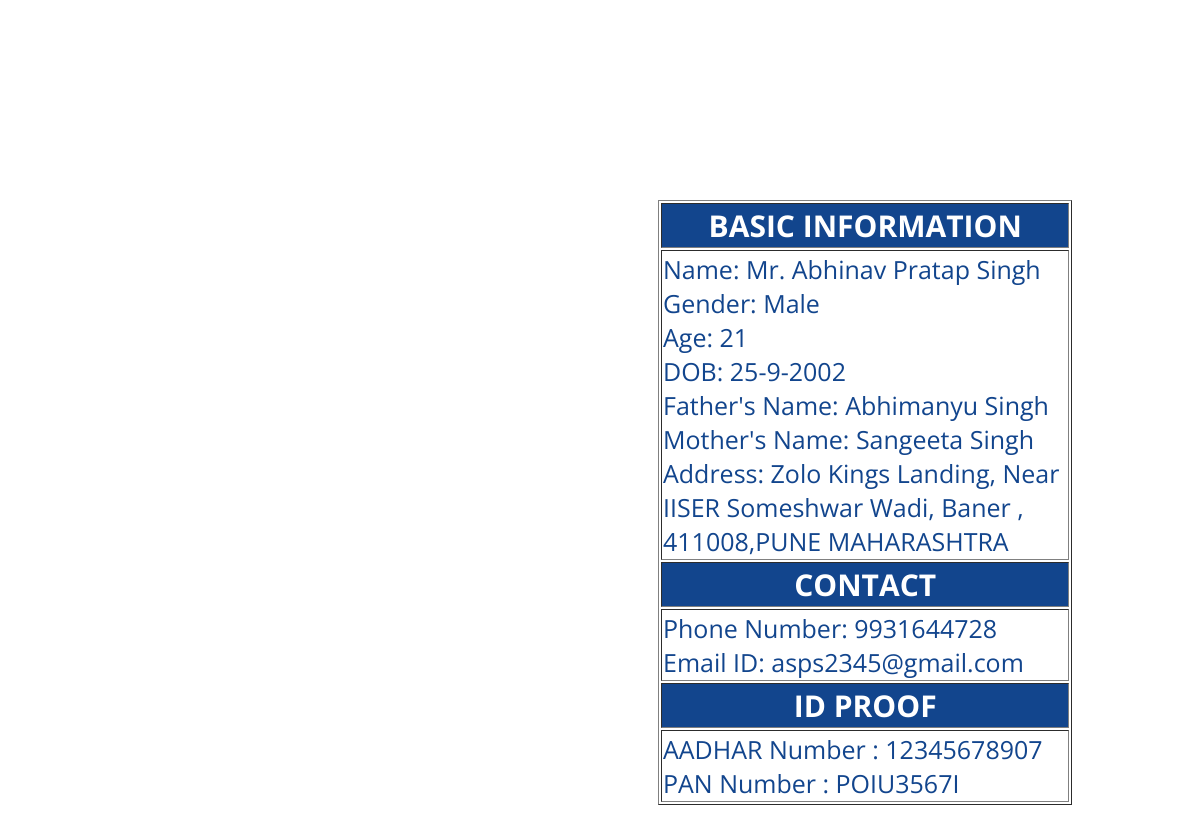
Screenshot of /displaylist/display/134 with the database file from the repository.
### bankapp/models.py (models this page shows)
class Account(models.Model):
    prefix=models.CharField(max_length=25,null=True)
    fname=models.CharField(max_length=255)
    mname=models.CharField(max_length=255)
    lname=models.CharField(max_length=255)
    gender=models.CharField(max_length=8,null=True)
    father_name=models.CharField(max_length=255)
    mother_name=models.CharField(max_length=255)
    phone=models.IntegerField()
    day=models.CharField(max_length=255)
    month=models.CharField(max_length=255)
    Year=models.CharField(max_length=255)
    age=models.IntegerField(default=0)
    email=models.CharField(max_length=155)
    add1=models.TextField()
    add2=models.TextField()
    state=models.CharField(max_length=50)
    city=models.CharField(max_length=50)
    pin=models.IntegerField(default=0)
    aadhar=models.IntegerField(default=000000000000)
    pan=models.CharField(max_length=8,null=True)

### bankapp/views.py (the view)
# urls.py: path('displaylist/display/<int:id>',views.display,name='display'),
def display(request,id):
    customer=Account.objects.get(id=id)
    template=loader.get_template('card.html')
    context={
        'customer':customer
    }
    return HttpResponse(template.render(context,request))

### bankapp/templates/card.html (shortened to what this page needs)
<!DOCTYPE html>
<html lang="en">
<head>
</head>
<body>
    <table border="1">
        <th>BASIC INFORMATION</th>
        <tr><td>  <label for="First">Name: {{ customer.prefix }} {{ customer.fname }} {{ customer.mname }} {{ customer.lname }} </label>
            <br><label for="Gender" >Gender:  {{ customer.gender }}</label>
            <br><label for="Age" >Age:  {{ customer.age }}</label>
            <br><label for="DOB" >DOB:  {{ customer.day }}-{{customer.month}}-{{ customer.Year }}</label>
            <br><label for="Father" >Father's Name:  {{ customer.father_name }}</label>
            <br><label for="Mother" class="Mother">Mother's Name:  {{ customer.mother_name }}</label>
            <br><label for="address">Address: {{ customer.add1 }} {{ customer.add2 }}, {{ customer.pin }},{{ customer.city }} {{ customer.state }}</label>
        </td> </tr>
        <th>CONTACT</th>
        <tr><td> <label for="Phone" >Phone Number: {{ customer.phone }}</label><br>
            <label for="Email" >Email ID: {{ customer.email }}</label></td></tr>
        <th>ID PROOF</th>
        <tr><td><label for="aadhar">AADHAR Number : {{ customer.aadhar }}</label><br>
            <label for="pan">PAN Number : {{ customer.pan }}</label></td></tr>
    </table>
</body>
</html>

### bankapp/templates/card.html (style rules this page uses)
table { margin-top: 200px; margin-left: 650px; height: 450px;; width: 35%; }
th { background-color: #12458d; color: white; font-family:'Open Sans', sans-serif; font-size: 30px;; }
td { color: #12458d; font-family:'Open Sans', sans-serif; font-size: 25px;; }

### rows the page displays
Account: prefix "Mr.", fname "Abhinav", mname "Pratap", lname "Singh", gender "Male", age "21", day "25", month "9", Year "2002", father_name "Abhimanyu Singh", mother_name "Sangeeta Singh", add1 "Zolo Kings Landing, Near IISER", add2 "Someshwar Wadi, Baner", pin "411008", city "PUNE", state "MAHARASHTRA", phone "9931644728", email "asps2345@gmail.com", aadhar "12345678907", pan "POIU3567I"
